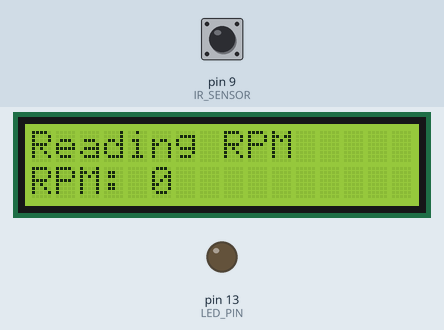
This sketch was run on a simulated Arduino Uno, built with avr-gcc and run on an emulated ATmega328P. Parts: 16×2 character LCD, output pins drawn as LEDs (lit = HIGH). Inputs (shaded band) come from the test bench; at power-on: pin 9 (IR_SENSOR) LOW.

Above: at 3.2 s.
3.3 s: pin 9 (IR_SENSOR) driven HIGH
At 4.9 s:
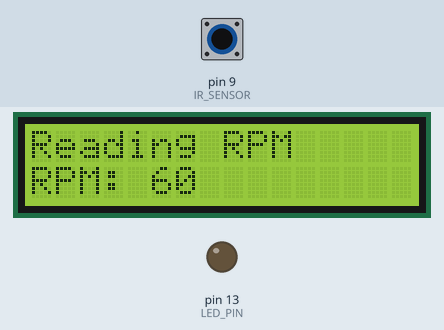
6.3 s: pin 9 (IR_SENSOR) pulsed LOW 2 times (0.12 s each, 0.3 s apart)
At 7.9 s:
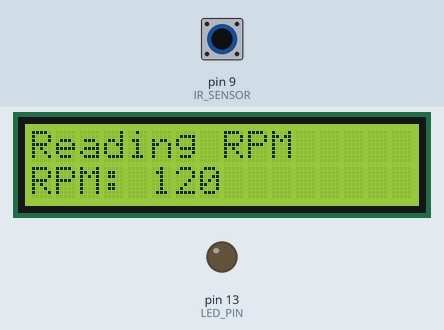
Timing chart, 0 to 9.4 s (numbered marks = the images above; inputs shaded):
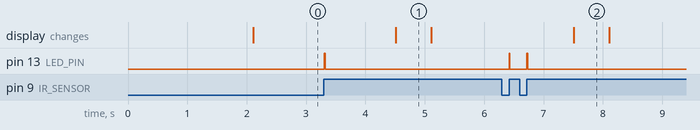

Measured:
- after the input at 3.3 s, pin 13 (LED_PIN): LOW → HIGH at once, → LOW 0.01 s later; the display: changes after 1.2 s (image 1)
- after the input at 6.3 s, pin 13 (LED_PIN): alternates HIGH for 0.01 s and LOW for 0.29 s, 4 changes in all, then stays LOW, starting after 0.12 s; the display: changes after 1.2 s (image 2)
- what the display in image 1 shows lasts 0.6 s, from 4.5 s to 5.1 s

The sketch:

digital_rpm_meter.ino
```cpp
#include <Wire.h>
#include <LiquidCrystal_I2C.h>

LiquidCrystal_I2C lcd(0x27, 16, 2);

#define IR_SENSOR 9
#define LED_PIN 13

volatile unsigned int pulseCount = 0;

unsigned long previousMillis = 0;
unsigned long displayMillis = 0;

int rpm = 0;
bool lastState = LOW;

void setup()
{
    pinMode(IR_SENSOR, INPUT);
    pinMode(LED_PIN, OUTPUT);

    lcd.init();
    lcd.backlight();

    lcd.setCursor(0, 0);
    lcd.print("Hi Arun");

    lcd.setCursor(0, 1);
    lcd.print("RPM meter Ready..");

    delay(2000);
    lcd.clear();
}

void loop()
{
    bool currentState = digitalRead(IR_SENSOR);

    if (currentState == HIGH && lastState == LOW)
    {
        pulseCount++;

        digitalWrite(LED_PIN, HIGH);
        delay(10);
        digitalWrite(LED_PIN, LOW);
    }

    lastState = currentState;

    if (millis() - previousMillis >= 1000)
    {
        previousMillis = millis();

        rpm = pulseCount * 60;

        pulseCount = 0;
    }

    if (millis() - displayMillis >= 600)
    {
        displayMillis = millis();

        lcd.clear();

        lcd.setCursor(0, 0);
        lcd.print("Reading RPM");

        lcd.setCursor(0, 1);
        lcd.print("RPM: ");
        lcd.print(rpm);
    }
}
```
